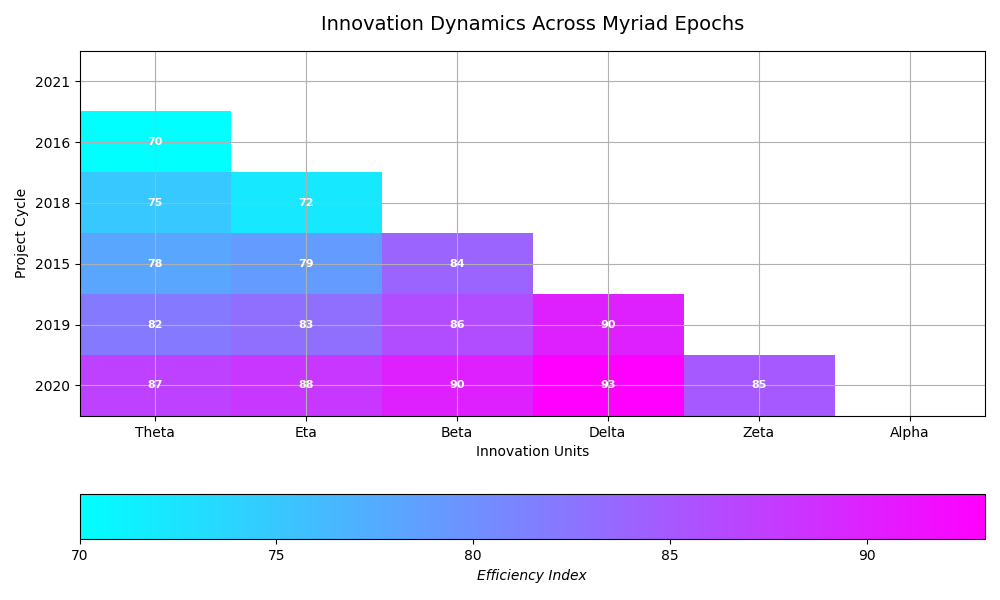

Write Python code to recreate this figure.
import matplotlib.pyplot as plt
import numpy as np
import matplotlib.gridspec as gridspec

teams = ["Theta", "Eta", "Beta", "Delta", "Zeta", "Alpha",]
years = np.array([2020, 2019, 2015, 2018, 2016, 2021,])

productivity_data = np.array([
    [65, 70, 75, 78, 82, 87],
    [68, 73, 72, 79, 83, 88],
    [70, 75, 78, 84, 86, 90],
    [72, 78, 81, 88, 90, 93],
    [65, 68, 72, 79, 82, 85],
    [68, 72, 76, 83, 86, 88],
]).T

fig, ax = plt.subplots(figsize=(10, 6))

mask = np.triu(np.ones_like(productivity_data, dtype=bool))
masked_data = np.ma.masked_where(mask, productivity_data)

# Altering the colormap
heatmap = ax.imshow(masked_data, cmap='cool', aspect='auto', interpolation='nearest')

# Changing title style
ax.set_title("Innovation Dynamics Across Myriad Epochs", fontsize=14, fontweight='normal', pad=15)
ax.set_xlabel('Innovation Units', fontsize=10)
ax.set_ylabel('Project Cycle', fontsize=10)

# Random alteration in labels position
ax.set_xticks(np.arange(len(teams)))
ax.set_xticklabels(teams, rotation=0, ha='center')
ax.set_yticks(np.arange(len(years)))
ax.set_yticklabels(years[::-1])  # Reverse the years for stylistic variation

# Alternating colorbar style
cbar = plt.colorbar(heatmap, ax=ax, orientation='horizontal')
cbar.set_label('Efficiency Index', fontsize=10, style='italic')

# Adding grid lines
ax.grid()

# Modifying annotation style
for i in range(len(years)):
    for j in range(len(teams)):
        if not mask[i, j]:
            ax.text(j, i, productivity_data[i, j], ha='center', va='center', color='white', fontsize=8, fontweight='bold')

plt.tight_layout()
plt.show()
